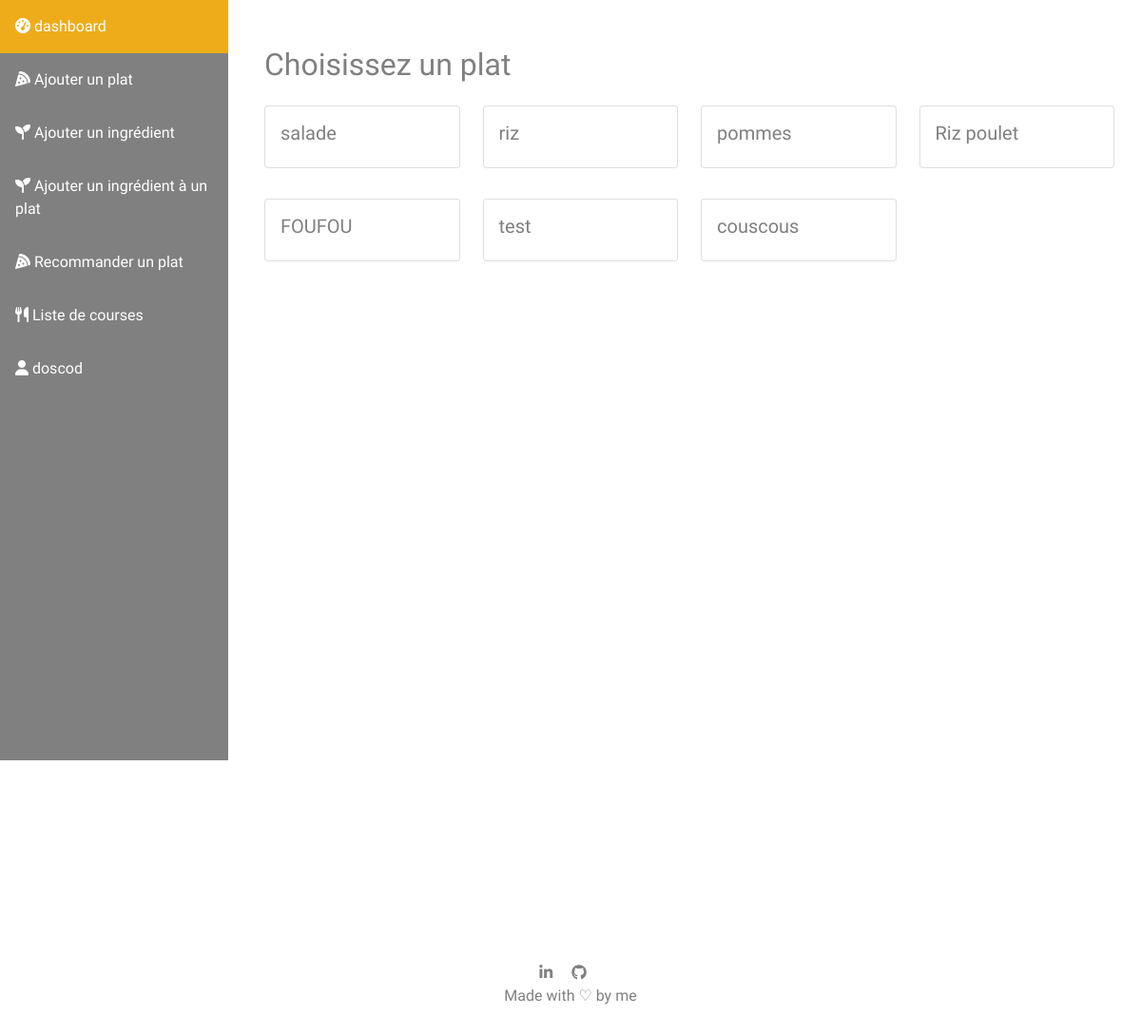
Screenshot of /choix_plat (signed in) with the database file from the repository.
### dishApp/models.py (models this page shows, shortened)
class Dish(models.Model):
    user = models.ForeignKey(User, on_delete=models.CASCADE, related_name="+")
    name = models.CharField(verbose_name="Nom du plat", max_length=100)
    season = models.ForeignKey(Season,
                               on_delete=models.CASCADE, related_name="+")

### dishApp/views.py (the view)
# urls.py: path('choix_plat', select_dish, name='choix_plat'),
@login_required(login_url='connexion')
def select_dish(request):
    dishs = Dish.objects.all()  # pylint: disable=maybe-no-member
    context = {
        'dishs': dishs
    }
    return render(request, 'profils/select_dish.html', context)

### templates/profils/select_dish.html (shortened to what this page needs)
{% extends 'base.html'%}
{%load static%}
{%block content %}
<div class="content">
    <div class="container mt-5">
        <div class="">
            <h2>Choisissez un plat</h2>
        </div>
        <div class="row">
            {% for dish in dishs %}
            {% if dish.user == request.user %}
            <div class="col-md-3 my-3">
                <a href="liste_de_course/{{dish.id}}">
                    <div class="card">
                        <div class="card-body">
                        <h5 class="card-title">{{dish.name}}</h5>
                        </div>
                    </div>
                </a>
            </div>
            {% endif %}
            {% endfor %}
        </div>
    </div>
</div>
{%endblock%}

### templates/base.html (shortened to what this page needs)
{% load static %}
<!DOCTYPE html>
<html lang="fr">
<head>
    {%block styles %}
    <link href="https://cdn.jsdelivr.net/npm/bootstrap@5.0.2/dist/css/bootstrap.min.css" rel="stylesheet">
    <link rel="stylesheet" href="{% static 'styles/index.css'%}">
    {%endblock%}
</head>
<body>
    <div class="sidebar">
        <a href="{% url 'dashboard' %}" class="" title="dashboard"><i class="fa fa-dashboard"></i> <span>dashboard</span></a>
        <a href="{% url 'ajout_plat' %}" title=""><i class="fa fa-pizza-slice"></i> <span>Ajouter un plat</span></a>
        <a href="{% url 'ajout_ingredient' %}" title=""><i class="fa fa-seedling"></i> <span>Ajouter un ingrédient</span></a>
        <a href="{% url 'ajout_ingredient_à_plat' %}" title=""><i class="fa fa-seedling"></i> <span>Ajouter un ingrédient à un plat</span></a>
        <a href="{% url 'choix_saison' %}" title=""><i class="fa fa-pizza-slice"></i> <span>Recommander un plat</span></a>
        <a href="{% url 'choix_plat' %}" title=""><i class="fa fa-cutlery"></i> <span>Liste de courses</span></a>
        {% if user.is_authenticated %}
        <a href="{% url 'deconnexion' %}" title="Déconnexion"><i class="fa fa-user"></i> <span>{{user.username}}</span></a>
        {% endif %}
    </div>
    {%block content%}
    {%endblock%}
    <section class="footer">
        <div class="">
            <div className="d-flex flex-row align-items-center justify-content-center">
                <span className='icon'><a href='https://www.linkedin.com/in/y%C3%A9lian-ernest-dossa/' target='blank'><i class="fa fa-linkedin"></i></a></span>
                <span className='icon mx-3'><a href='https://github.com/HylaDev' target='blank'><i class=" mx-3 fa fa-github"></i></a></span>
            </div>
            <p> Made with <span className='heart'>♡</span> by me</p>
        </div>
    </section>
</body>
</html>

### static/styles/index.css (style rules this page uses)
:root { --primary-color:#efac1a; --secondary-color:#808080; --white-color:#ffffff; --black-color:#000000; }
body { margin: 0; font-family: "MuseoModerno", sans-serif; }
a { color: var(--secondary-color); }
.sidebar { margin: 0; padding: 0; width: 240px; background-color: var(--secondary-color); position: fixed; height: 100vh; overflow: hidden !important; }
.sidebar a { display: block; color: var(--white-color); padding: 16px; text-decoration: none; }
div.content { margin-left: 250px; padding: 1px 16px; height: 1000px; }
div a { text-decoration: none; }
h1,h2 { color: var(--secondary-color); }
.footer { background-color: var(--white-color); padding: 1%; color: var(--secondary-color); text-align: center; }
.footer a { color: var(--gray-color); }

### rows the page displays
Dish: name "salade"
Dish: name "riz"
Dish: name "pommes"
Dish: name "Riz poulet"
Dish: name "FOUFOU"
Dish: name "test"
Dish: name "couscous"

### other values shown
{{ user.username }} "doscod"
